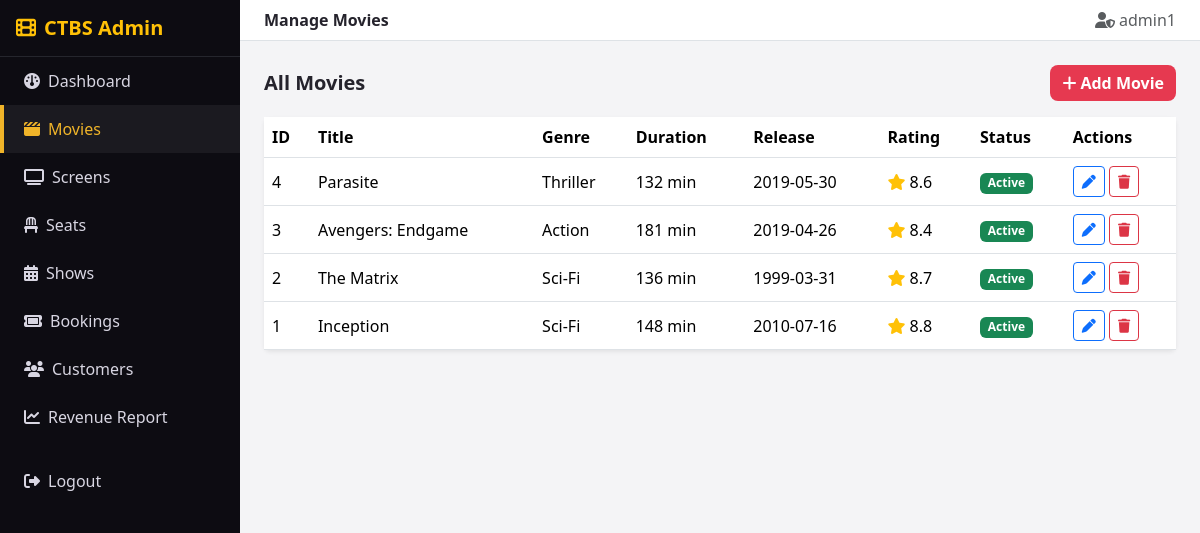
The page /admin/movies.php (signed in) on the database its author committed.
### tables this page shows
CREATE TABLE Movie (
    movie_id INT PRIMARY KEY AUTO_INCREMENT,
    title VARCHAR(200),
    genre VARCHAR(100),
    duration_minutes INT,
    release_date DATE,
    director VARCHAR(100),
    rating DECIMAL(3,1),
    is_active BOOLEAN DEFAULT TRUE
);

### includes/auth.php (called while the page is built, shortened)
<?php
function h($str) {
    return htmlspecialchars($str ?? '', ENT_QUOTES, 'UTF-8');
}

### admin/movies.php (the view, shortened to what this page needs)
<?php
require_once 'includes/admin_header.php';
$movies = mysqli_query($conn, "SELECT * FROM Movie ORDER BY movie_id DESC");
?>
<div class="d-flex justify-content-between align-items-center mb-3">
  <h5 class="fw-bold mb-0">All Movies</h5>
  <a href="movie_add.php" class="btn btn-cinema"><i class="fa-solid fa-plus me-1"></i>Add Movie</a>
</div>
<div class="card border-0 shadow-sm">
  <div class="table-responsive">
    <table class="table table-cinema mb-0 align-middle">
      <thead><tr><th>ID</th><th>Title</th><th>Genre</th><th>Duration</th><th>Release</th><th>Rating</th><th>Status</th><th>Actions</th></tr></thead>
      <tbody>
      <?php if (mysqli_num_rows($movies) === 0): ?>
        <tr><td colspan="8" class="text-center text-muted py-3">No movies added yet.</td></tr>
      <?php else: ?>
        <?php while ($m = mysqli_fetch_assoc($movies)): ?>
          <tr>
            <td><?php echo (int)$m['movie_id']; ?></td>
            <td><?php echo h($m['title']); ?></td>
            <td><?php echo h($m['genre']); ?></td>
            <td><?php echo (int)$m['duration_minutes']; ?> min</td>
            <td><?php echo h($m['release_date']); ?></td>
            <td><i class="fa-solid fa-star text-warning"></i> <?php echo h($m['rating']); ?></td>
            <td><?php echo $m['is_active'] ? '<span class="badge bg-success">Active</span>' : '<span class="badge bg-secondary">Inactive</span>'; ?></td>
            <td>
              <a href="movie_edit.php?id=<?php echo (int)$m['movie_id']; ?>" class="btn btn-sm btn-outline-primary"><i class="fa-solid fa-pen"></i></a>
              <a href="movie_delete.php?id=<?php echo (int)$m['movie_id']; ?>" class="btn btn-sm btn-outline-danger" onclick="return confirm('Delete/deactivate this movie?');"><i class="fa-solid fa-trash"></i></a>
            </td>
          </tr>
        <?php endwhile; ?>
      <?php endif; ?>
      </tbody>
    </table>
  </div>
</div>
<?php require_once 'includes/admin_footer.php'; ?>

### css/style.css (style rules this page uses)
:root { --cinema-dark: #15131c; --cinema-darker: #0d0c12; --cinema-red: #e63950; --cinema-gold: #f0b429; --cinema-light: #f4f4f6; --cinema-card: #1f1c29; --cinema-muted: #9b97ad; }
body { background-color: var(--cinema-light); font-family: 'Segoe UI', Roboto, Arial, sans-serif; color: #25232c; }
.btn-cinema { background: var(--cinema-red); color: #fff; border: none; font-weight: 600; border-radius: 8px; }
.table-cinema thead { background: var(--cinema-dark); color: var(--cinema-gold); }

### rows shown on the page
movie: movie_id "4", title "Parasite", genre "Thriller", duration_minutes "132", release_date "2019-05-30", rating "8.6", is_active "Active"
movie: movie_id "3", title "Avengers: Endgame", genre "Action", duration_minutes "181", release_date "2019-04-26", rating "8.4", is_active "Active"
movie: movie_id "2", title "The Matrix", genre "Sci-Fi", duration_minutes "136", release_date "1999-03-31", rating "8.7", is_active "Active"
movie: movie_id "1", title "Inception", genre "Sci-Fi", duration_minutes "148", release_date "2010-07-16", rating "8.8", is_active "Active"

### other values the page prints
$pageTitle "Manage Movies"
$_SESSION['admin_username'] "admin1"
